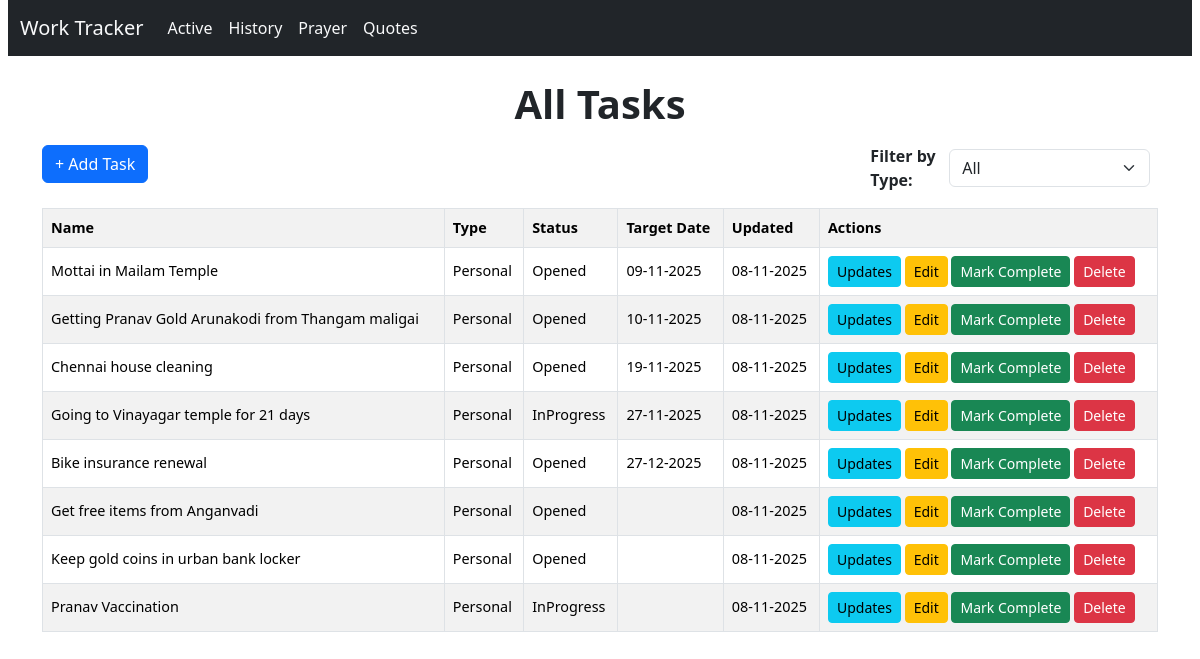
The page / on the database its author committed.
### tracker/models.py (models this page shows, shortened)
class Task(models.Model):
    STATUS_CHOICES = [
        ('Opened', 'Opened'),
        ('InProgress', 'In Progress'),
        ('Completed', 'Completed'),
    ]
    name = models.CharField(max_length=200)
    status = models.CharField(max_length=20, choices=STATUS_CHOICES, default='Opened')
    task_type = models.ForeignKey(TaskType, on_delete=models.CASCADE)
    started_date = models.DateField(auto_now_add=True)
    updated_date = models.DateField(auto_now=True)
    completed_date = models.DateField(null=True, blank=True)
    target_date = models.DateField(default=timezone.now, null=True, blank=True)

class TaskType(models.Model):
    name = models.CharField(max_length=50, unique=True)
    class Meta:
        ordering = ['name']

### tracker/views.py (the view)
# urls.py: path('', views.task_list, name='task_list'),
def task_list(request):
    task_type_id = request.GET.get('task_type')
    tasks = Task.objects.exclude(status='Completed')
    if task_type_id:
        tasks = tasks.filter(task_type_id=task_type_id)
    tasks = tasks.order_by(F('target_date').asc(nulls_last=True), 'updated_date', 'name')
    task_types = TaskType.objects.all()
    return render(request, 'tracker/task_list.html', {
        'tasks': tasks,
        'task_types': task_types,
        'selected_type': int(task_type_id) if task_type_id else None,
    })

### tracker/templates/tracker/task_list.html (shortened to what this page needs)
{% extends 'tracker/base.html' %}
{% block content %}
<h1>All Tasks</h1>
<div class="d-flex flex-wrap align-items-center justify-content-between mb-3">
  <a href="{% url 'task_create' %}" class="btn btn-primary mb-2">+ Add Task</a>
  <form method="get" class="d-flex align-items-center">
    <label for="task_type" class="me-2 fw-bold">Filter by Type:</label>
    <select name="task_type" id="task_type" class="form-select me-2" style="min-width: 160px;" onchange="this.form.submit()">
      <option value="">All</option>
    </select>
  </form>
</div>
<div class="table-responsive">
  <table class="table table-striped table-bordered align-middle text-nowrap">
    <tr>
      <th>Name</th>
      <th>Type</th>
      <th>Status</th>
      <th>Target Date</th>
      <th>Updated</th>
      <th>Actions</th>
    </tr>
    {% for task in tasks %}
    <tr>
      <td>{{ task.name }}</td>
      <td>{{ task.task_type.name }}</td>
      <td>{{ task.status }}</td>
      <td>{{ task.target_date|date:"d-m-Y" }}</td>
      <td>{{ task.updated_date|date:"d-m-Y" }}</td>
      <td>
        <a href="{% url 'update_list' task.id %}" class="btn btn-sm btn-info">Updates</a>
        <a href="{% url 'task_update' task.id %}" class="btn btn-sm btn-warning">Edit</a>
        <a href="{% url 'mark_task_complete' task.id %}" class="btn btn-sm btn-success">Mark Complete</a>
        <a href="{% url 'task_delete' task.id %}" class="btn btn-sm btn-danger">Delete</a>
      </td>
    </tr>
    {% empty %}
    <tr><td colspan="6" class="text-center text-muted">No tasks found</td></tr>
    {% endfor %}
  </table>
</div>
{% endblock %}

### tracker/templates/tracker/base.html (style rules this page uses)
body { padding: 0 8px; }
h1 { text-align: center; font-weight: 600; margin-bottom: 1rem; }
.table td, .table th { vertical-align: middle; font-size: 0.9rem; }

### rows shown on the page
Task: name "Mottai in Mailam Temple", task_type.name "Personal", status "Opened", target_date "09-11-2025", updated_date "08-11-2025"
Task: name "Getting Pranav Gold Arunakodi from Thangam maligai", task_type.name "Personal", status "Opened", target_date "10-11-2025", updated_date "08-11-2025"
Task: name "Chennai house cleaning", task_type.name "Personal", status "Opened", target_date "19-11-2025", updated_date "08-11-2025"
Task: name "Going to Vinayagar temple for 21 days", task_type.name "Personal", status "InProgress", target_date "27-11-2025", updated_date "08-11-2025"
Task: name "Bike insurance renewal", task_type.name "Personal", status "Opened", target_date "27-12-2025", updated_date "08-11-2025"
Task: name "Get free items from Anganvadi", task_type.name "Personal", status "Opened", updated_date "08-11-2025"
Task: name "Keep gold coins in urban bank locker", task_type.name "Personal", status "Opened", updated_date "08-11-2025"
Task: name "Pranav Vaccination", task_type.name "Personal", status "InProgress", updated_date "08-11-2025"
